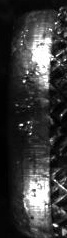
#> input picture Dataset/YOLO_Object_Detection_Image/origin_image_cropped/double_line_L_crops/livet/Ch01_312_double_line_2.jpg, 67 x 238 px, found by its file name; its folder holds only this picture in this run
$ jupyter execute --allow-errors Image_Preprocessing.ipynb
#> lines starting #> are read from the running program, lines starting #| are printed output that depends on the picture
[cell 1]
import os
import cv2
import random
import numpy as np
from PIL import Image
import matplotlib.pyplot as plt
import matplotlib.image as img

[cell 2]
# 이미지 증강
path = "/Users/jiseungmin/Desktop/chunnamAIcontest/image/livet/"
file_list = os.listdir(f'{path}')

for file in file_list:
    img = cv2.imread(f'/{path}/{file}')
#> img is the input picture: shape (238, 67, 3); min 0, max 255, mean 57.2
    print(f'/{path}/{file}')

    v = cv2.flip(img, 0)
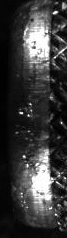
#> v: shape (238, 67, 3); min 0, max 255, mean 57.2
    h = cv2.flip(img, 1)
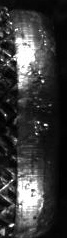
#> h: shape (238, 67, 3); min 0, max 255, mean 57.2
    hv = cv2.flip(h, 0)
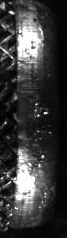
#> hv: shape (238, 67, 3); min 0, max 255, mean 57.2

    #cv2.imwrite("Users/jiseungmin/Desktop/chunnamAIcontest/image/livet_aug/L_h_{file}", h)
    cv2.imwrite("/Users/jiseungmin/Desktop/chunnamAIcontest/image/livet_aug/L_v_{}".format(file), v)
    #cv2.imwrite(f'Users/jiseungmin/Desktop/chunnamAIcontest/image/livet_aug/L_hv_{file}', hv)

$ run again, on Dataset/YOLO_Object_Detection_Image/origin_image_cropped/double_line_L_crops/livet/Ch01_320_double_line_2.jpg
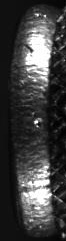
#> input picture Dataset/YOLO_Object_Detection_Image/origin_image_cropped/double_line_L_crops/livet/Ch01_320_double_line_2.jpg, 66 x 241 px, found by its file name
#> img is the input picture: shape (241, 66, 3); min 0, max 255, mean 61.6
#> `h = cv2.flip(img, 1)`:
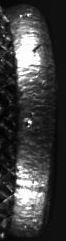
#> h: shape (241, 66, 3); min 0, max 255, mean 61.6
#> `hv = cv2.flip(h, 0)`:
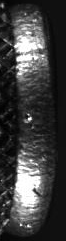
#> hv: shape (241, 66, 3); min 0, max 255, mean 61.6

$ run again, on Dataset/YOLO_Object_Detection_Image/origin_image_cropped/double_line_L_crops/livet/Ch01_327_double_line_2.jpg
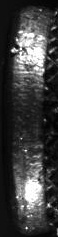
#> input picture Dataset/YOLO_Object_Detection_Image/origin_image_cropped/double_line_L_crops/livet/Ch01_327_double_line_2.jpg, 58 x 237 px, found by its file name
#> img is the input picture: shape (237, 58, 3); min 0, max 255, mean 60
#> `h = cv2.flip(img, 1)`:
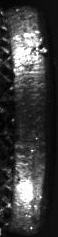
#> h: shape (237, 58, 3); min 0, max 255, mean 60
#> `hv = cv2.flip(h, 0)`:
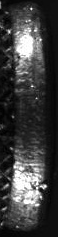
#> hv: shape (237, 58, 3); min 0, max 255, mean 60

$ run again, on Dataset/YOLO_Object_Detection_Image/origin_image_cropped/double_line_L_crops/livet/Ch01_313_double_line_2.jpg
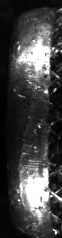
#> input picture Dataset/YOLO_Object_Detection_Image/origin_image_cropped/double_line_L_crops/livet/Ch01_313_double_line_2.jpg, 62 x 238 px, found by its file name
#> img is the input picture: shape (238, 62, 3); min 0, max 255, mean 65.2
#> `h = cv2.flip(img, 1)`:
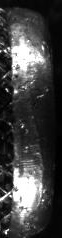
#> h: shape (238, 62, 3); min 0, max 255, mean 65.2
#> `hv = cv2.flip(h, 0)`:
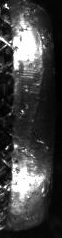
#> hv: shape (238, 62, 3); min 0, max 255, mean 65.2
